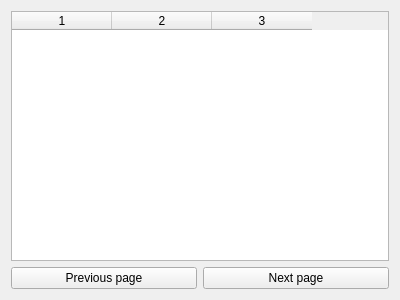
<?xml version="1.0" encoding="UTF-8"?>
<ui version="4.0">
 <class>PointsWidget</class>
 <widget class="QWidget" name="PointsWidget">
  <property name="geometry">
   <rect>
    <x>0</x>
    <y>0</y>
    <width>400</width>
    <height>300</height>
   </rect>
  </property>
  <property name="windowTitle">
   <string>Form</string>
  </property>
  <layout class="QVBoxLayout" name="verticalLayout">
   <item>
    <widget class="QTableWidget" name="tableWidget">
     <property name="columnCount">
      <number>3</number>
     </property>
     <attribute name="horizontalHeaderShowSortIndicator" stdset="0">
      <bool>false</bool>
     </attribute>
     <attribute name="horizontalHeaderStretchLastSection">
      <bool>false</bool>
     </attribute>
     <attribute name="verticalHeaderVisible">
      <bool>true</bool>
     </attribute>
     <column/>
     <column/>
     <column/>
    </widget>
   </item>
   <item>
    <layout class="QHBoxLayout" name="horizontalLayout">
     <item>
      <widget class="QPushButton" name="buttonPreviousPage">
       <property name="text">
        <string>Previous page</string>
       </property>
      </widget>
     </item>
     <item>
      <widget class="QPushButton" name="buttonNextPage">
       <property name="text">
        <string>Next page</string>
       </property>
      </widget>
     </item>
    </layout>
   </item>
  </layout>
 </widget>
 <resources/>
 <connections>
  <connection>
   <sender>buttonPreviousPage</sender>
   <signal>clicked()</signal>
   <receiver>PointsWidget</receiver>
   <slot>previousPageClicked()</slot>
   <hints>
    <hint type="sourcelabel">
     <x>87</x>
     <y>277</y>
    </hint>
    <hint type="destinationlabel">
     <x>75</x>
     <y>296</y>
    </hint>
   </hints>
  </connection>
  <connection>
   <sender>buttonNextPage</sender>
   <signal>clicked()</signal>
   <receiver>PointsWidget</receiver>
   <slot>nextPageClicked()</slot>
   <hints>
    <hint type="sourcelabel">
     <x>282</x>
     <y>272</y>
    </hint>
    <hint type="destinationlabel">
     <x>297</x>
     <y>307</y>
    </hint>
   </hints>
  </connection>
 </connections>
 <slots>
  <slot>previousPageClicked()</slot>
  <slot>nextPageClicked()</slot>
 </slots>
</ui>
